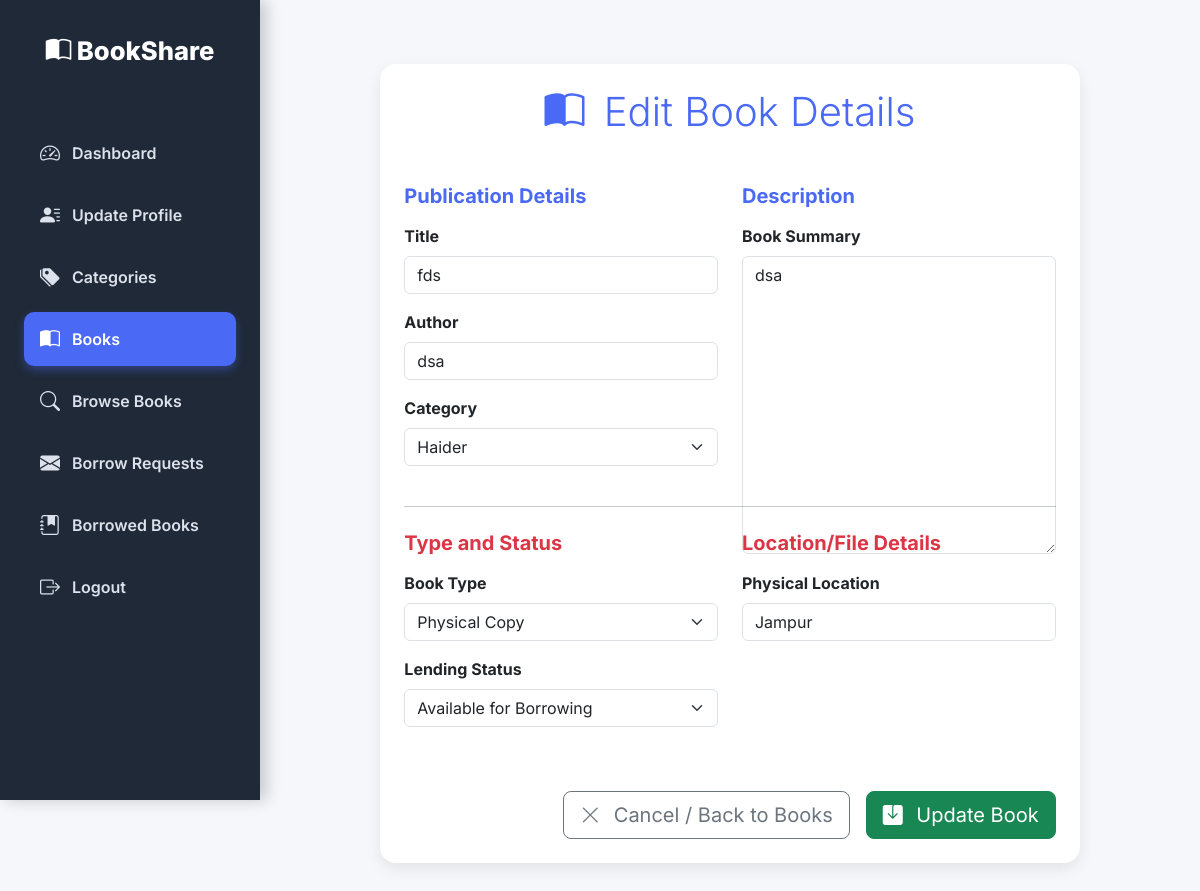
The app's page /book/1 (signed in) with its own data.
### models.py (models this page shows, shortened)
class Book(db.Model):
    __tablename__ = 'books'
    id = db.Column(db.Integer, primary_key=True)
    owner_id = db.Column(db.Integer, db.ForeignKey('users.id'), nullable=False, index=True)
    category_id = db.Column(db.Integer, db.ForeignKey('categories.id'), index=True)
    title = db.Column(db.String(200), nullable=False)
    author = db.Column(db.String(150), nullable=False)
    description = db.Column(db.Text)
    book_image = db.Column(db.String(255))
    book_type = db.Column(db.String(20), nullable=False)  # 'physical' or 'digital'
    status = db.Column(
        db.Enum('available', 'unavailable', name='book_status'),
        default='available',
        nullable=False
    )
    physical_location = db.Column(db.String(255))
    file_path = db.Column(db.String(255))
    download_link = db.Column(db.String(255))
    created_at = db.Column(db.DateTime, default=datetime.utcnow, nullable=False)
    category = db.relationship('Category', backref='books', lazy=True)
    owner = db.relationship('User', backref='books', lazy=True)

class Category(db.Model):
    __tablename__ = 'categories'
    id = db.Column(db.Integer, primary_key=True)
    name = db.Column(db.String(100), unique=True, nullable=False, index=True)

### app.py (the view, shortened to what this page needs)
@app.route('/book', methods=['GET', 'POST'])
@app.route('/book/<int:id>', methods=['GET', 'POST'])
@login_required
def book_form(id=None):
    book = Book.query.get(id) if id else None
    categories = Category.query.order_by(Category.name).all()
    if book and book.owner_id != current_user.id:
        flash("You can only edit your own books", "error")
        return redirect(url_for('books'))
    return render_template('book_form.html', book=book, categories=categories)

### app.py (called while the page is built)
@login_manager.user_loader
def load_user(user_id):
    try:
        uid = int(user_id)
    except (TypeError, ValueError):
        return None
    user = User.query.get(uid)
    if user:
        return user
    if uid == 999999:
        return Admin.query.get(uid)
    return None

### models.py (called while the page is built)
    @property
    def is_active(self) -> bool:
        return self.status == UserStatus.unblocked

    @property
    def is_admin(self):
        return False

### templates/book_form.html (shortened to what this page needs)
{% extends "base.html" %}
{% block content %}
<div class="row justify-content-center mt-4">
    <div class="col-lg-10">
        <div class="card p-4">
            <h2 class="card-title text-center mb-5 display-6" style="color: var(--primary-color);">
                {% if book %}
                    <i class="bi bi-book-half me-2"></i> Edit Book Details
                {% else %}
                    <i class="bi bi-plus-square-fill me-2"></i> Add New Book
                {% endif %}
            </h2>
            <form method="post" enctype="multipart/form-data">
                <div class="row g-4 mb-4">
                    <div class="col-md-6">
                        <h5 class="mb-3 fw-bold" style="color: var(--primary-color);">Publication Details</h5>
                        <div class="mb-3">
                            <label for="title" class="form-label fw-bold">Title</label>
                            <input type="text" class="form-control" id="title" name="title"
                                   placeholder="The Book Title" value="{{ book.title if book else '' }}" required>
                        </div>
                        <div class="mb-3">
                            <label for="author" class="form-label fw-bold">Author</label>
                            <input type="text" class="form-control" id="author" name="author"
                                   placeholder="Author's Name" value="{{ book.author if book else '' }}" required>
                        </div>
                        <div class="mb-3">
                            <label for="category_id" class="form-label fw-bold">Category</label>
                            <select class="form-select" id="category_id" name="category_id" required>
                                {% for category in categories %}
                                    <option value="{{ category.id }}" {% if book and book.category_id == category.id %}selected{% endif %}>
                                        {{ category.name }}
                                    </option>
                                {% endfor %}
                            </select>
                        </div>
                    </div>
                    <div class="col-md-6">
                        <h5 class="mb-3 fw-bold" style="color: var(--primary-color);">Description</h5>
                        <div class="mb-3 h-100">
                            <label for="description" class="form-label fw-bold">Book Summary</label>
                            <textarea class="form-control h-100" id="description" name="description"
                                      placeholder="A brief summary of the book (max 500 characters)">{{ book.description if book else '' }}</textarea>
                        </div>
                    </div>
                </div> <hr class="my-4">
                <div class="row g-4 mb-5">
                    <div class="col-md-6">
                        <h5 class="mb-3 fw-bold text-danger">Type and Status</h5>
                        <div class="mb-3">
                            <label for="book_type" class="form-label fw-bold">Book Type</label>
                            <select class="form-select" name="book_type" id="book_type" required onchange="toggleFields()">
                                <option value="physical" {% if book and book.book_type == 'physical' %}selected{% endif %}>Physical Copy</option>
                            </select>
                        </div>
                        <div class="mb-3">
                            <label for="status" class="form-label fw-bold">Lending Status</label>
                            <select class="form-select" name="status" id="status" required>
                                <option value="available" {% if book and book.status=='available' %}selected{% endif %}>Available for Borrowing</option>
                            </select>
                        </div>
                    </div>
                    <div class="col-md-6">
                        <h5 class="mb-3 fw-bold text-danger">Location/File Details</h5>
                        <div id="physical_fields">
                            <div class="mb-3">
                                <label for="physical_location" class="form-label fw-bold">Physical Location</label>
                                <input type="text" class="form-control" id="physical_location" name="physical_location"
                                       placeholder="Where is the physical book stored?" value="{{ book.physical_location if book else '' }}">
                            </div>
                        </div>
                    </div>
                </div> <div class="d-grid gap-2 d-md-flex justify-content-md-end mt-4">
                    <a href="{{ url_for('books') }}" class="btn btn-lg btn-outline-secondary me-md-2">
                        <i class="bi bi-x-lg me-2"></i> Cancel / Back to Books
                    </a>
                    <button type="submit" class="btn btn-lg btn-success">
                        <i class="bi bi-save-fill me-2"></i> {{ 'Update' if book else 'Add' }} Book
                    </button>
                </div>
            </form>
        </div>
    </div>
</div>
{% endblock %}

### templates/base.html (style rules this page uses)
:root { --primary-color: #4A69F5; --primary-hover: #354FC2; --sidebar-bg: #1f2937; --text-color: #333; --light-bg: #f5f7fa; --card-shadow: 0 6px 15px rgba(0, 0, 0, 0.08); --transition-speed: 0.3s; }
body { font-family: 'Inter', sans-serif; background-color: var(--light-bg); color: var(--text-color); min-height: 100vh; }
.card { border: none; border-radius: 16px; box-shadow: var(--card-shadow); transition: transform 0.3s ease; }

### records on screen
Book: title "fds", author "dsa", category_id "Haider", description "dsa", book_type "Physical Copy", status "Available for Borrowing", physical_location "Jampur"

### other values on screen
{{ 'Update' if book else 'Add' }} "Update"
